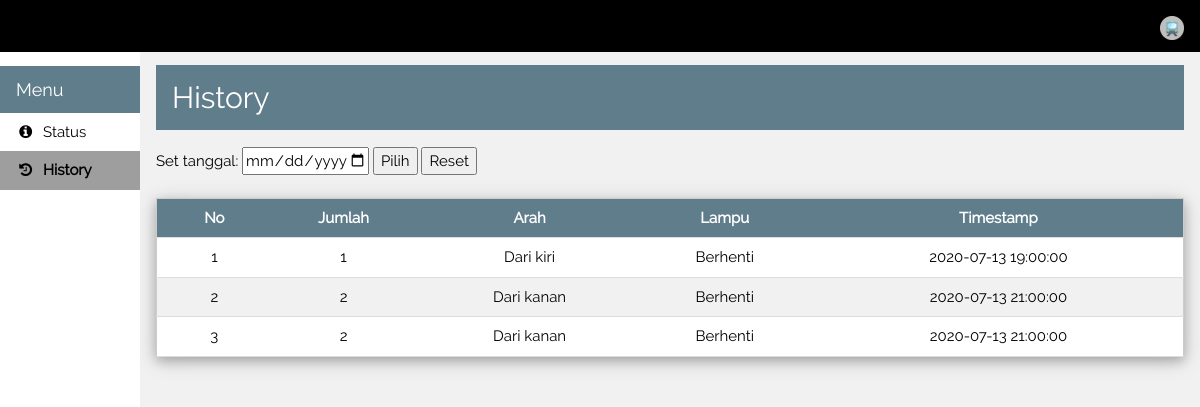
The page /lorakereta/history.php on the database its author committed.
### tables this page shows
CREATE TABLE `loratrainlog` (
  `id` int(10) UNSIGNED NOT NULL,
  `traincount` varchar(3) DEFAULT NULL,
  `directionlamp` varchar(9) DEFAULT NULL,
  `stopgolamp` varchar(4) DEFAULT NULL,
  `timestamps` datetime DEFAULT NULL
);

### lorakereta/paginator.php (called while the page is built, shortened)
<?php
	class Paginator {
		private $_conn;
		private $_query;
		private $_total;
		public function __construct( $conn, $query ) {
			$this->_conn = $conn;
			$this->_query = $query;
			$rs = $this->_conn->query( $this->_query );
			if ( !is_null($rs) || !empty($rs) || isset($rs) || $rs->num_rows > 0) {
				$this->_total = $rs->num_rows;
			}else{
				$this->_total = 0;
			}
		}
		public function getNumRows() {
			return $this->_total;
		}
		public function getData( $page = 1, $limit = 25 ) {
			$this->_limit   = $limit;
			$this->_page    = $page;
			if ( $this->_limit == 'all' ) {
				$query      = $this->_query;
			} else {
				$query      = $this->_query . " LIMIT " . ( ( $this->_page - 1 ) * $this->_limit ) . ", $this->_limit";
			}
			$rs             = $this->_conn->query( $query );
			while ( $row = $rs->fetch_assoc() ) {
				$results[]  = $row;
			}
			$result         = new stdClass();
			$result->page   = $this->_page;
			$result->limit  = $this->_limit;
			$result->total  = $this->_total;
			$result->last   = ceil( $this->_total / $this->_limit );
			$result->data   = $results;
			return $result;
		}
	}
?>

### lorakereta/history.php (the view, shortened to what this page needs)
<?php
	if(isset($_SESSION['dateselect'])){
		$dateSelect = $_SESSION['dateselect'];
	}
	else{
		unset($dateSelect);
		unset($resultsHistory);
	}
	require_once 'paginator.php';
	require_once 'db.php';
	$connHistory       = $conn;
	$limitHistory      = ( isset( $_GET['limit'] ) ) ? $_GET['limit'] : 25;
	$pageHistory       = ( isset( $_GET['page'] ) ) ? $_GET['page'] : 1;
	if( isset($dateSelect) ){
		$startTime = $dateSelect . " 00:00:00.000000";
		$endTime = $dateSelect . " 23:59:59.999999";
		$queryHistory      = "SELECT * FROM `loratrainlog` WHERE `timestamps` BETWEEN '$startTime' AND '$endTime' ORDER BY `id` DESC";
		$ymd = date("Y-m-d", strtotime($dateSelect));
		$_SESSION['ymd'] = $ymd;
	} else{
		$queryHistory      = "SELECT * FROM `loratrainlog`";
	}
	$PaginatorHistory  = new Paginator( $connHistory, $queryHistory);
	if ($PaginatorHistory->getNumRows() > 0){
		$resultsHistory    = $PaginatorHistory->getData( $pageHistory, $limitHistory );
	}
?>
<!DOCTYPE html>
<html>
	<head>
		<link rel="stylesheet" href="static/styles/w3.css">
		<link rel="stylesheet" href="static/styles/theme.css">
		<link rel="stylesheet" href="static/styles/raleway.css">
		<link rel="stylesheet" href="static/styles/font-awesome.min.css">
	</head>
	<body class="w3-light-grey" onload="setClock()">
		<div class="w3-bar w3-top w3-black w3-large" style="z-index:4">
		  <span class="w3-bar-item w3-right w3-xlarge"><img src="static/images/favicon.png" alt="favicon" height="24px" width="24px"></span>
		</div>
		<nav class="w3-sidebar w3-bar-block w3-collapse w3-white w3-animate-left" style="z-index:3;width:140px;" id="mySidebar"><br>
		  <div class="w3-container w3-blue-grey">
			<h5>Menu</h5>
		  </div>
		  <div class="w3-bar-block">
			<a href="index.php" class="w3-bar-item w3-button w3-padding"><i class="fa fa-info-circle fa-fw"></i>  Status</a>
			<a href="history.php" class="w3-bar-item w3-button w3-padding w3-grey"><i class="fa fa-history fa-fw"></i><strong>  History</strong></a>
		  </div>
		</nav>
		<div class="w3-main w3-light-grey" style="margin-left:140px;margin-top:43px;">
		  <header class="w3-container" style="padding-top:22px">
			<div class="w3-container w3-blue-grey">
				<h2>History</h2>
			  </div>
		  </header>
		  <div class="w3-panel">
			<div class="w3-row-padding w3-container" style="margin:0 -16px">
			  <div>
				<div class="w3-cell-row">
					<div class="w3-left-align">
						<form action="history.php" method="post" onsubmit="return valDate()" required>
							<label for="dateselect">Set tanggal: </label>
							<input type="date" id="dateselect" name="dateselect" min="2019-01-01" max="<?php echo date("Y-m-d"); ?>" value="<?php echo (isset($_SESSION['ymd']) ? $_SESSION['ymd'] : ""); ?>">
							<input type="submit" value="Pilih">
							<input type="submit" value="Reset" id="resetDate" name="resetDate">
						</form>
					</div>
				</div>
				<br>
				<table class="w3-table-all w3-centered w3-card-4 w3-white">
							<tr class='w3-blue-grey'>
								<th style="vertical-align: middle;" rowspan="2">No</th>
								<th style="vertical-align: middle;" rowspan="2">Jumlah</th>
								<th style="vertical-align: middle;" rowspan="2">Arah</th>
								<th style="vertical-align: middle;" rowspan="2">Lampu</th>
								<th style="vertical-align: middle;" rowspan="2">Timestamp</th>
							</tr><tr></tr>
							<?php
								if ($PaginatorHistory->getNumRows() > 0) {
									for( $i = 0; $i < count( $resultsHistory->data ); $i++ ) :
										if ( isset($resultsHistory->data[$i]['directionlamp']) ||
											 !ctype_space($resultsHistory->data[$i]['directionlamp']) ||
											 $resultsHistory->data[$i]['directionlamp'] != "" ||
											 isset($resultsHistory->data[$i]['stopgolamp']) ||
											 !ctype_space($resultsHistory->data[$i]['stopgolamp']) ||
											 $resultsHistory->data[$i]['stopgolamp'] != ""){
												$resultsHistory->data[$i]['directionlamp'] = $resultsHistory->data[$i]['directionlamp'] == "FromLeft" ? "Dari kiri" : "Dari kanan";
												$resultsHistory->data[$i]['stopgolamp'] = $resultsHistory->data[$i]['stopgolamp'] == "Stop" ? "Berhenti" : "Jalan";
												echo "<tr>";
													echo "<td>".($i+1)."</td>";
													echo "<td>".$resultsHistory->data[$i]['traincount']."</td>";
													echo "<td>".$resultsHistory->data[$i]['directionlamp']."</td>";
													echo "<td>".$resultsHistory->data[$i]['stopgolamp']."</td>";
													echo "<td>".$resultsHistory->data[$i]['timestamps']."</td>";
												echo "</tr>";
										}
									endfor;
								}
								else{
									echo "<tr><td colspan='5'>Kosong</td></tr>";
								}
							?>
				</table>
				<br>
			  </div>
			</div>
		  </div>
		</div>
	</body>
</html>

### lorakereta/static/styles/w3.css (style rules this page uses)
*,*:before,*:after { box-sizing:inherit }
html { -ms-text-size-adjust:100%;-webkit-text-size-adjust:100% }
body { margin:0 }
article,aside,details,figcaption,figure,footer,header,main,menu,nav,section { display:block }
a { background-color:transparent }
b,strong { font-weight:bolder }
img { border-style:none }
button,input,select,textarea,optgroup { font:inherit;margin:0 }
button,input { overflow:visible }
button,[type=button],[type=reset],[type=submit] { -webkit-appearance:button }
html,body { font-family:Verdana,sans-serif;font-size:15px;line-height:1.5 }
html { overflow-x:hidden }
h2 { font-size:30px }
h5 { font-size:18px }
h1,h2,h3,h4,h5,h6 { font-family:"Segoe UI",Arial,sans-serif;font-weight:400;margin:10px 0 }
img { vertical-align:middle }
a { color:inherit }
.w3-table,.w3-table-all { border-collapse:collapse;border-spacing:0;width:100%;display:table }
.w3-table-all { border:1px solid #ccc }
.w3-bordered tr,.w3-table-all tr { border-bottom:1px solid #ddd }
.w3-table-all tr:nth-child(odd) { background-color:#fff }
.w3-table-all tr:nth-child(even) { background-color:#f1f1f1 }
.w3-centered tr th,.w3-centered tr td { text-align:center }
.w3-table td,.w3-table th,.w3-table-all td,.w3-table-all th { padding:8px 8px;display:table-cell;text-align:left;vertical-align:top }
.w3-table th:first-child,.w3-table td:first-child,.w3-table-all th:first-child,.w3-table-all td:first-child { padding-left:16px }
.w3-btn,.w3-button { border:none;display:inline-block;padding:8px 16px;vertical-align:middle;overflow:hidden;text-decoration:none;color:inherit;background-color:inherit;text-align:center;cursor:pointer;white-space:nowrap }
.w3-btn,.w3-button { -webkit-touch-callout:none;-webkit-user-select:none;-khtml-user-select:none;-moz-user-select:none;-ms-user-select:none;user-select:none }
.w3-sidebar { height:100%;width:200px;background-color:#fff;position:fixed!important;z-index:1;overflow:auto }
.w3-main,#main { transition:margin-left .4s }
.w3-bar { width:100%;overflow:hidden }
.w3-bar .w3-bar-item { padding:8px 16px;float:left;width:auto;border:none;display:block;outline:0 }
.w3-bar-block .w3-bar-item { width:100%;display:block;padding:8px 16px;text-align:left;border:none;white-space:normal;float:none;outline:0 }
.w3-container:after,.w3-container:before,.w3-panel:after,.w3-panel:before,.w3-row:after,.w3-row:before,.w3-row-padding:after,.w3-row-padding:before, .w3-cell-row:before,.w3-cell-row:after,.w3-clear:after,.w3-clear:before,.w3-bar:before,.w3-bar:after { content:"";display:table;clear:both }
.w3-cell-row { display:table;width:100% }
@media (min-width:993px) { .w3-sidebar.w3-collapse { display:block!important } }
.w3-top,.w3-bottom { position:fixed;width:100%;z-index:1 }
.w3-top { top:0 }
.w3-row-padding,.w3-row-padding>.w3-half,.w3-row-padding>.w3-third,.w3-row-padding>.w3-twothird,.w3-row-padding>.w3-threequarter,.w3-row-padding>.w3-quarter,.w3-row-padding>.w3-col { padding:0 8px }
.w3-container,.w3-panel { padding:0.01em 16px }
.w3-panel { margin-top:16px;margin-bottom:16px }
.w3-card-4,.w3-hover-shadow:hover { box-shadow:0 4px 10px 0 rgba(0,0,0,0.2),0 4px 20px 0 rgba(0,0,0,0.19) }
.w3-animate-left { position:relative;animation:animateleft 0.4s }
.w3-large { font-size:18px!important }
.w3-xlarge { font-size:24px!important }
.w3-left-align { text-align:left!important }
.w3-padding { padding:8px 16px!important }
.w3-right { float:right!important }
.w3-blue-grey,.w3-hover-blue-grey:hover,.w3-blue-gray,.w3-hover-blue-gray:hover { color:#fff!important;background-color:#607d8b!important }
.w3-white,.w3-hover-white:hover { color:#000!important;background-color:#fff!important }
.w3-black,.w3-hover-black:hover { color:#fff!important;background-color:#000!important }
.w3-grey,.w3-hover-grey:hover,.w3-gray,.w3-hover-gray:hover { color:#000!important;background-color:#9e9e9e!important }
.w3-light-grey,.w3-hover-light-grey:hover,.w3-light-gray,.w3-hover-light-gray:hover { color:#000!important;background-color:#f1f1f1!important }

### lorakereta/history.php (style rules this page uses)
html,body,h1,h2,h3,h4,h5,h6 { font-family: "Raleway", sans-serif }

### rows shown on the page
loratrainlog: traincount "1", data "Dari kiri", data "Berhenti", timestamps "2020-07-13 19:00:00"
loratrainlog: traincount "2", data "Dari kanan", data "Berhenti", timestamps "2020-07-13 21:00:00"
loratrainlog: traincount "2", data "Dari kanan", data "Berhenti", timestamps "2020-07-13 21:00:00"
